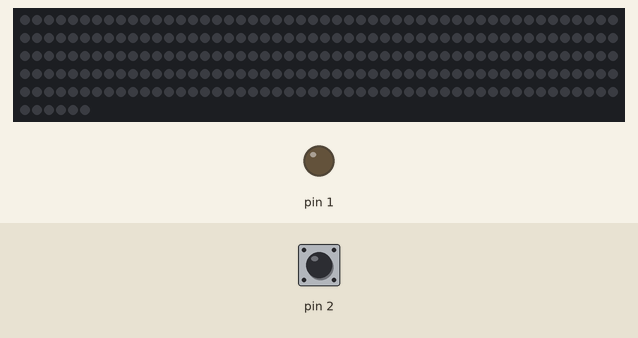
Recording of a sketch running on a simulated Arduino Uno, built with avr-gcc and run on an emulated ATmega328P. On the bench: 256 RGB LEDs in strip order, left to right, continuing on the next row, output pins drawn as LEDs (lit = HIGH). Inputs (shaded band) come from the test bench; at power-on: pin 2 HIGH. Dim RGB values are drawn brighter than linear.

Above: at 1.2 s.
1.3 s: pin 2 pulled LOW for 0.15 s
At 2.2 s:
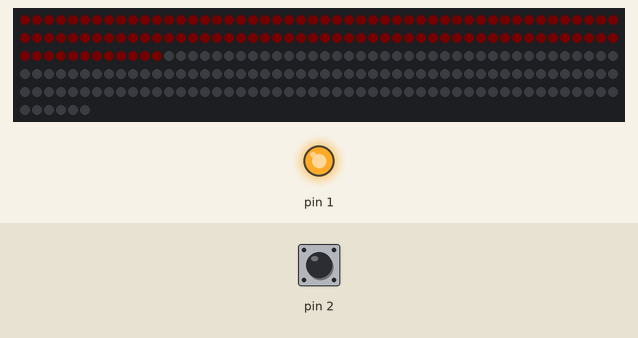
2.9 s: pin 2 pulled LOW for 1 s
At 3.8 s:
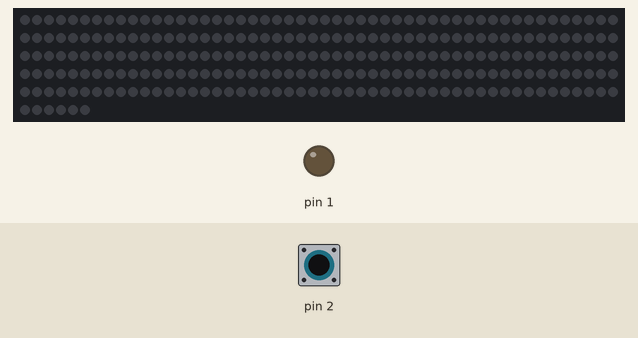
5.4 s: pin 2 pulled LOW for 3.2 s
At 6.6 s:
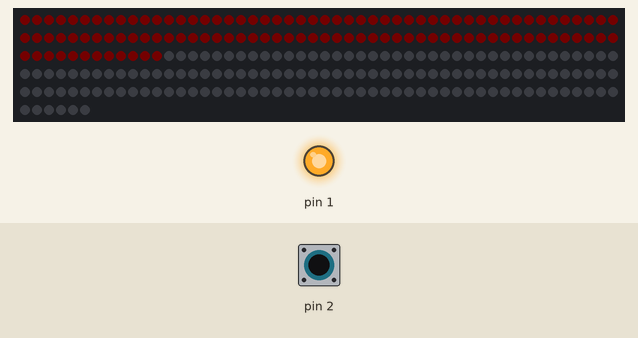
Timing chart, 0 to 8.4 s (numbered marks = the images above; inputs shaded):
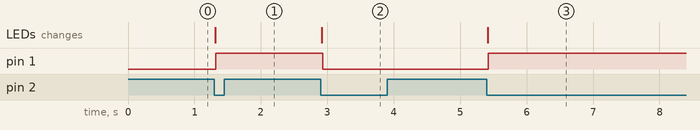

Measured:
- after the input at 1.3 s, pin 1: LOW → HIGH at once; the LEDs: change at once (image 1)
- after the input at 2.9 s, pin 1: HIGH → LOW at once; the LEDs: change at once (image 2)
- after the input at 5.4 s, pin 1: LOW → HIGH at once; the LEDs: change at once (image 3)

The sketch:

interrupt_attiny_84.ino
```cpp
#include <avr/interrupt.h>
#include <WS2812.h>  // Super lightweight library to drive this led strips/arrays

WS2812 LED(256);  // There are 256 leds in a 16x16 array (as it is actually a 256 led strip)
cRGB value;       // This stores the rgb value to be used in a led. Dont worry, code is easy.

const byte ledPin = PCINT17;
const byte interruptPin = PCINT18;
volatile byte state = LOW;

void setup() {
  LED.setOutput(PCINT20);   // Led array/strip data wire
  LED.setColorOrderGRB();   // Led color arrangement. Some led drivers use RGB convention...etc.
  displayReset();  //function defined below that turns all leds off
  pinMode(interruptPin, INPUT_PULLUP);
  pinMode(ledPin, OUTPUT);
  attachInterrupt(0, blink, FALLING);
}

void loop() {
  if (state){
    displayHitOnTarA();
    digitalWrite(ledPin, HIGH);
  }
  else{
    displayReset();
    digitalWrite(ledPin, LOW);
  }
}

void blink() {
{
  static unsigned long last_interrupt_time = 0;
  unsigned long interrupt_time = millis();
  // If interrupts come faster than 100ms, assume it's a bounce and ignore
  if (interrupt_time - last_interrupt_time > 100)
  {
   state=!state;
  }
  last_interrupt_time = interrupt_time;
}}

void displayReset() {
  value.b = 0;
  value.g = 0;
  value.r = 0;
  for (int i = 0; i < 256; i++){
    LED.set_crgb_at(i, value);
  }
  LED.sync(); // Sends the value to the LED
  delay(10); // Wait (ms)
}

void displayHitOnTarA() {
  value.b = 0;
  value.g = 0;
  value.r = 1;
  for (int i = 0; i < 256/2-16; i++){
    LED.set_crgb_at(i, value);
  }
  LED.sync(); // Sends the value to the LED
  delay(10); // Wait (ms)
}
```
